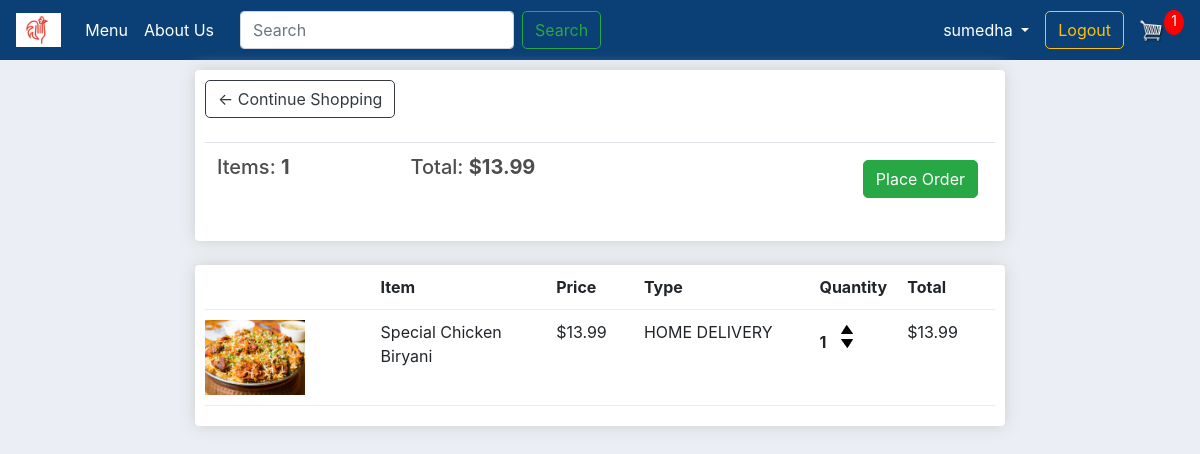
Screenshot of /cart/ (signed in) with the database file from the repository.
### store/models.py (models this page shows, shortened)
class Order(models.Model):
    STATUS = (
        ('Pending', 'Pending'),
        ('Delivered', 'Delivered'),
    )
    customer = models.ForeignKey(Customer, on_delete=models.SET_NULL, blank=True, null=True)
    date_ordered = models.DateTimeField(auto_now_add=True)
    complete = models.BooleanField(default=False, null=True, blank=False)
    transaction_id = models.CharField(max_length=200, null=True)
    status = models.CharField(max_length=200, null=True, choices=STATUS, default=STATUS[0][0])
    @property
    def get_cart_total(self):
        orderitems = self.orderitem_set.all()
        total = sum([item.get_total for item in orderitems])
        return total
    @property
    def get_cart_items(self):
        orderitems = self.orderitem_set.all()
        total = sum([item.quantity for item in orderitems])
        return total

class OrderItem(models.Model):
    ORDER_TYPE = (
        ('HOME DELIVERY', 'HOME DELIVERY'),
        ('DINE IN', 'DINE IN'),
    )
    item = models.ForeignKey(Item, on_delete=models.SET_NULL, null=True)
    order = models.ForeignKey(Order, on_delete=models.SET_NULL, blank=True, null=True)
    quantity = models.IntegerField(default=0, null=True, blank=True)
    order_type = models.CharField(max_length=100, null=True, blank=True, choices=ORDER_TYPE, default=ORDER_TYPE[0][0])
    date_added = models.DateTimeField(auto_now_add=True)
    @property
    def get_total(self):
        total = self.item.price * self.quantity
        return total

class Item(models.Model):
    CATEGORY = (
        ('VEG', 'VEG'),
        ('NON-VEG', 'NON-VEG'),
        ('SNACKS', 'SNACKS'),
    )
    AVA = (
        ('Yes', 'Yes'),
        ('No', 'No'),
    )
    name = models.CharField(max_length=200, null=True)
    price = models.DecimalField(null=True, max_digits=10, decimal_places=2)
    category = models.CharField(max_length=200, null=True, choices=CATEGORY)
    description = models.CharField(max_length=500, null=True)
    image = models.ImageField(null=True, blank=True)
    available = models.CharField(max_length=200, null=True, choices=AVA, default=AVA[0][0])
    @property
    def imageURL(self):
        try:
            url = self.image.url
        except:
            url = ''
        return url

### store/views.py (the view)
# urls.py: path('cart/', views.cart, name="cart"),
@login_required(login_url='login')
def cart(request):
    if request.user.is_authenticated:
        customer = request.user.customer
        order, created = Order.objects.get_or_create(customer=customer, complete=False)
        items = order.orderitem_set.all()
        cartItems = order.get_cart_items
    else:
        order = {'get_cart_total': 0, 'get_cart_items': 0, 'order_type': False}
        items = []
        cartItems = order['get_cart_items']
    context = {'items': items, 'order': order, 'cartItems': cartItems}
    return render(request, 'stores/cart.html', context)

### store/templates/stores/cart.html (shortened to what this page needs)
{% extends 'stores/main.html' %}
{% load static %}
{% block content %}
    <div class="row">
        <div class="col-lg-12">
            <div class="box-element">
                <a class="btn btn-outline-dark" href="{% url 'menu' %}">&#x2190; Continue Shopping</a>
                <br>
                <br>
                <table class="table">
                    <tr>
                        <th><h5>Items: <strong>{{ order.get_cart_items }}</strong></h5></th>
                        <th><h5>Total: <strong>${{ order.get_cart_total|floatformat:2 }}</strong></h5></th>
                        <th>
                            <a style="float: right; margin:5px" class="btn btn-success" href="{% url 'checkout' %}">Place Order</a>
                        </th>
                    </tr>
                </table>
            </div>
            <br>
            <div class="box-element">
                <div class="cart-row">
                    <div style="flex: 2"><strong>Item</strong></div>
                    <div style="flex: 1"><strong>Price</strong></div>
                    <div style="flex: 2"><strong>Type</strong></div>
                    <div style="flex: 1"><strong>Quantity</strong></div>
                    <div style="flex: 1"><strong>Total</strong></div>
                </div>
                {% for item in items %}
                    <div class="cart-row">
                        <div style="flex:2"><img class="row-image" src="{{ item.item.imageURL }}"></div>
                        <div style="flex:2"><p>{{ item.item.name }}</p></div>
                        <div style="flex:1"><p>${{ item.item.price|floatformat:2 }}</p></div>
                        <div style="flex:2"><p>{{ item.order_type }}</p></div>
                        <div style="flex:1">
                            <p class="quantity">{{ item.quantity }}</p>
                            <div class="quantity">
                                <img data-product="{{ item.item.id }}" data-action="add"
                                     class="chg-quantity update-cart" src="{% static  'images/arrow-up.png' %}">
                                <img data-product="{{ item.item.id }}" data-action="remove"
                                     class="chg-quantity update-cart" src="{% static  'images/arrow-down.png' %}">
                            </div>
                        </div>
                        <div style="flex:1"><p>${{ item.get_total|floatformat:2 }}</p></div>
                    </div>
                {% endfor %}
            </div>
        </div>
    </div>
{% endblock content %}

### store/templates/stores/nav.html (shortened to what this page needs)
{% load static %}
<nav class="navbar navbar-expand-lg navbar-dark bg-dark">
    <a class="navbar-brand" href="{% url 'menu' %}"><img height="34px" src="{% static 'images/logo.jpg' %}"
                                                         alt="Biryani Walla"></a>
    <div class="collapse navbar-collapse" id="navbarSupportedContent">
        <ul class="navbar-nav mr-auto">
            <li class="nav-item active">
                <a class="nav-link" href="{% url 'menu' %}">Menu <span class="sr-only">(current)</span></a>
            </li>
            <li class="nav-item active">
                <a class="nav-link" href="{% url 'about' %}">About Us <span class="sr-only">(current)</span></a>
            </li>
            <form class="form-inline my-2 my-lg-0" action="{% url 'search' %}">
                <input name="query" id="search-input" class="form-control mr-sm-2" type="search" placeholder="Search"
                       aria-label="Search">
                <button class="btn btn-outline-success" type="submit">Search</button>
            </form>
        </ul>
        <div class="form-inline my-2 my-lg-0">
            {% if request.user.is_authenticated %}
                <li class="nav-item dropdown form-inline">
                    <a class="nav-link dropdown-toggle" href="#" id="text-now" data-toggle="dropdown"
                       aria-haspopup="true" aria-expanded="false" style="color: white">
                        {{ request.user }}
                    </a>
                </li>
            {% endif %}
            {% if request.user.is_authenticated %}
                <a href="{% url 'logout' %}" class="btn btn-outline-warning">Logout</a>
            {% endif %}
            <a href="{% url 'cart' %}">
                <img id="cart-icon" alt="cart" src="{% static 'images/cart.png' %}">
            </a>
            <p id="cart-total">{{ cartItems }}</p>
        </div>
    </div>
</nav>

### static/css/main.css (style rules this page uses)
body { background-color: hsl(0, 0%, 98%); }
h1, h2, h3, h4, h5, h6 { color: hsl(0, 0%, 30%); }
.box-element { box-shadow: hsl(0, 0%, 80%) 0 0 16px; background-color: #fff; border-radius: 4px; padding: 10px; }
.bg-dark { background-color: #0b4076 !important; }
#cart-icon { width: 25px; display: inline-block; margin-left: 15px; }
#cart-total { display: block; text-align: center; color: #fff; background-color: red; width: 20px; height: 25px; border-radius: 50%; font-size: 14px; }
.col-lg-4, .col-lg-6, .col-lg-8, .col-lg-12 { margin-top: 10px; }
.btn { border-radius: 5px; }
.row-image { width: 100px; }
body { background-color: #ebeff5; }
.cart-row { display: flex; align-items: flex-start; padding-bottom: 10px; margin-bottom: 10px; border-bottom: 1px solid #ececec; }
.quantity { display: inline-block; font-weight: 700; padding-right: 10px; }
.chg-quantity { width: 12px; cursor: pointer; display: block; margin-top: 5px; transition: .1s; }

### rows the page displays
Order: get_cart_items "1", get_cart_total "13.99"
OrderItem: item.imageURL (picture), item.name "Special Chicken Biryani", item.price "13.99", order_type "HOME DELIVERY", quantity "1", get_total "13.99"

### other values shown
{{ request.user }} "sumedha"
{{ cartItems }} "1"
